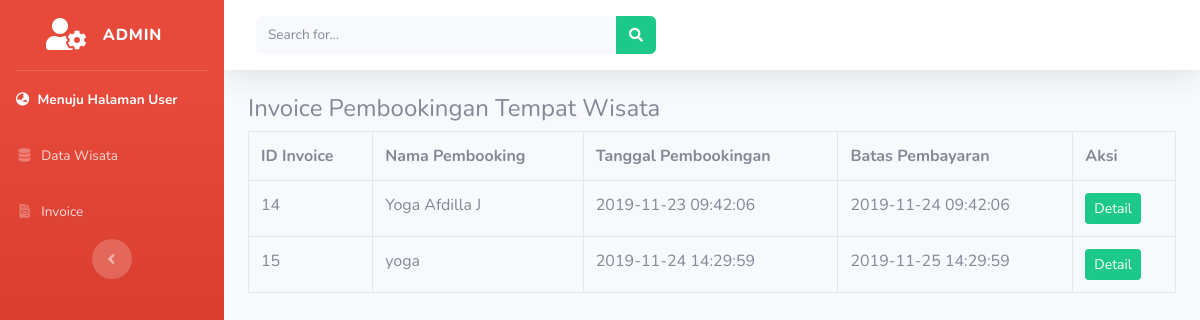
The page /index.php/admin/invoice on the database its author committed.
### tables this page shows
CREATE TABLE `db_invoice` (
  `id_invoice` int(11) NOT NULL,
  `nama` varchar(125) NOT NULL,
  `jumlah_orang` int(5) NOT NULL,
  `tgl_booking` datetime NOT NULL,
  `batas_bayar` datetime NOT NULL
);

### application/controllers/admin/Invoice.php (called while the page is built, shortened)
<?php
class Invoice extends CI_Controller{
	public function index(){
		$data['invoice'] = $this->model_invoice->tampil_data();
		$this->load->view('templates_admin/header');
		$this->load->view('templates_admin/sidebar');
		$this->load->view('admin/invoice', $data);
		$this->load->view('templates_admin/footer');
	}
}

### index.php (called while the page is built, shortened)
<?php
require_once BASEPATH.'core/CodeIgniter.php';

### application/models/model_invoice.php (called while the page is built, shortened)
<?php
class Model_invoice extends CI_Model{
	public function tampil_data(){
		$result = $this->db->get('db_invoice');
		if($result->num_rows() > 0){
			return $result->result();
		} else {
			return false;
		}
	}
}

### application/views/admin/invoice.php (the view)
<div class="container-fluid">
	<h4>Invoice Pembookingan Tempat Wisata</h4>
	<table class="table table-bordered table-hover tabel-striped">
		<tr>
			<th>ID Invoice</th>
			<th>Nama Pembooking</th>
			<th>Tanggal Pembookingan</th>
			<th>Batas Pembayaran</th>
			<th>Aksi</th>
		</tr>
		<?php foreach ($invoice as $inv): ?>
		<tr>
			<td><?php echo $inv->id_invoice ?></td>
			<td><?php echo $inv->nama ?></td>
			<td><?php echo $inv->tgl_booking ?></td>
			<td><?php echo $inv->batas_bayar ?></td>
			<td> <?php echo anchor('admin/invoice/detail/'.$inv ->id_invoice,'<div class="btn btn-sm btn-success">Detail</div>') ?></td>
		</tr>
	<?php endforeach; ?>
	</table>
</div>

### rows shown on the page
db_invoice: id_invoice "14", nama "Yoga Afdilla J", tgl_booking "2019-11-23 09:42:06", batas_bayar "2019-11-24 09:42:06", id_invoice "Detail"
db_invoice: id_invoice "15", nama "yoga", tgl_booking "2019-11-24 14:29:59", batas_bayar "2019-11-25 14:29:59", id_invoice "Detail"
